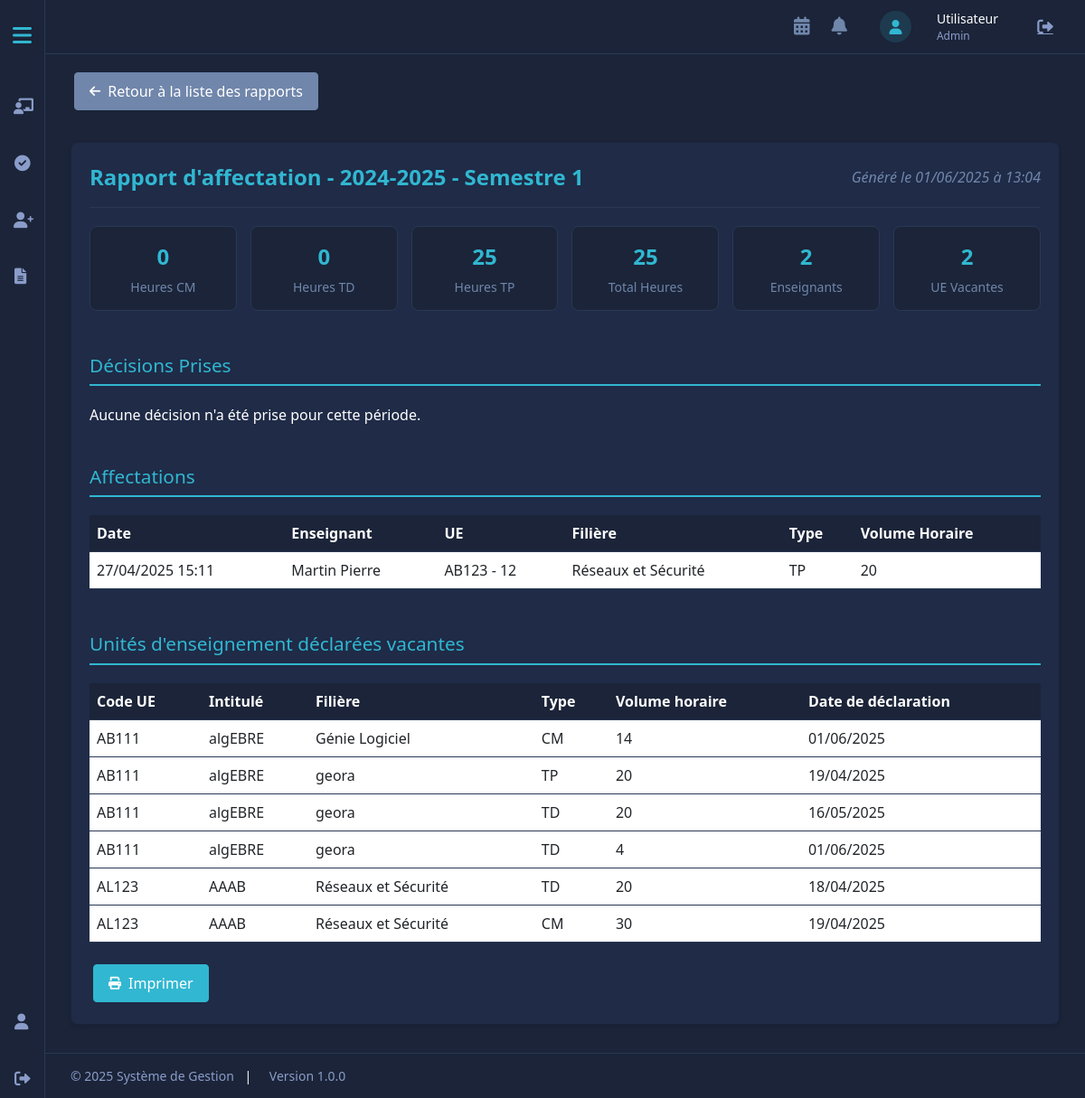
/projet_web_SF/chef_departement_interface/rapport_details.php?id=4 (signed in), run on the app's committed database.
### tables this page shows
CREATE TABLE `rapport_charge_departement` (
  `id` int(11) NOT NULL,
  `id_departement` int(11) NOT NULL,
  `annee_universitaire` varchar(10) NOT NULL,
  `semestre` int(11) NOT NULL,
  `total_heures_cm` float DEFAULT 0,
  `total_heures_td` float DEFAULT 0,
  `total_heures_tp` float DEFAULT 0,
  `total_heures` float DEFAULT 0,
  `nombre_enseignants` int(11) DEFAULT 0,
  `nombre_vacataires` int(11) DEFAULT 0,
  `date_generation` timestamp NOT NULL DEFAULT current_timestamp()
);

CREATE TABLE `historique_affectations` (
  `id` int(11) NOT NULL,
  `id_utilisateur` int(11) DEFAULT NULL,
  `nom_utilisateur` varchar(100) DEFAULT NULL,
  `role` enum('enseignant','coordonnateur','vacataire') NOT NULL,
  `id_unite_enseignement` int(11) DEFAULT NULL,
  `code_ue` varchar(20) DEFAULT NULL,
  `intitule_ue` varchar(100) DEFAULT NULL,
  `id_filiere` int(11) DEFAULT NULL,
  `nom_filiere` varchar(100) DEFAULT NULL,
  `id_departement` int(11) DEFAULT NULL,
  `nom_departement` varchar(100) DEFAULT NULL,
  `annee_universitaire` varchar(10) NOT NULL,
  `semestre` int(11) NOT NULL,
  `type_cours` enum('CM','TD','TP') NOT NULL,
  `volume_horaire` float NOT NULL,
  `statut` varchar(20) DEFAULT NULL,
  `date_affectation` timestamp NOT NULL DEFAULT current_timestamp(),
  `commentaire_chef` varchar(255) DEFAULT NULL
);

CREATE TABLE `utilisateurs` (
  `id` int(11) NOT NULL,
  `nom_utilisateur` varchar(50) NOT NULL,
  `email` varchar(100) NOT NULL,
  `mot_de_passe` varchar(255) NOT NULL,
  `prenom` varchar(50) NOT NULL,
  `nom` varchar(50) NOT NULL,
  `role` enum('admin','chef_departement','coordonnateur','enseignant','vacataire') NOT NULL,
  `specialite` varchar(100) DEFAULT NULL,
  `id_departement` int(11) DEFAULT NULL,
  `id_filiere` int(11) DEFAULT NULL,
  `date_creation` timestamp NOT NULL DEFAULT current_timestamp(),
  `date_modification` timestamp NOT NULL DEFAULT current_timestamp() ON UPDATE current_timestamp(),
  `derniere_connexion` timestamp NULL DEFAULT NULL,
  `actif` tinyint(1) DEFAULT 1,
  `date_changement_mdp` datetime DEFAULT NULL,
  `reset_token` VARCHAR(64) NULL,
  `reset_token_expiry` DATETIME NULL
);

CREATE TABLE `unites_enseignement` (
  `id` int(11) NOT NULL,
  `code` varchar(20) NOT NULL,
  `intitule` varchar(100) NOT NULL,
  `description` text DEFAULT NULL,
  `specialite` varchar(50) NOT NULL,
  `id_filiere` int(11) DEFAULT NULL,
  `id_departement` int(11) NOT NULL,
  `semestre` int(11) NOT NULL,
  `volume_horaire_cm` float DEFAULT 0,
  `volume_horaire_td` float DEFAULT 0,
  `volume_horaire_tp` float DEFAULT 0,
  `credits` int(11) NOT NULL,
  `annee_universitaire` varchar(10) NOT NULL,
  `id_responsable` int(11) DEFAULT NULL,
  `statut` enum('disponible','affecte','vacant') DEFAULT 'disponible',
  `date_creation` datetime DEFAULT current_timestamp(),
  `date_modification` datetime DEFAULT current_timestamp() ON UPDATE current_timestamp()
);

CREATE TABLE `filieres` (
  `id` int(11) NOT NULL,
  `nom` varchar(100) NOT NULL,
  `id_specialite` int(11) DEFAULT NULL,
  `description` text DEFAULT NULL,
  `id_coordonnateur` int(11) DEFAULT NULL,
  `date_creation` timestamp NOT NULL DEFAULT current_timestamp(),
  `id_departement` int(11) DEFAULT NULL
);

CREATE TABLE `unites_enseignement_vacantes` (
  `id` int(11) NOT NULL,
  `id_unite_enseignement` int(11) NOT NULL,
  `annee_universitaire` varchar(10) NOT NULL,
  `semestre` int(11) NOT NULL,
  `type_cours` enum('CM','TD','TP') NOT NULL,
  `volume_horaire` float NOT NULL,
  `date_declaration` timestamp NOT NULL DEFAULT current_timestamp(),
  `id_departement` int(11) DEFAULT NULL,
  `id_filiere` int(11) DEFAULT NULL
);

### projet_web_SF/chef_departement_interface/rapport_details.php (the view, shortened to what this page needs)
<?php
$pdo = connectDB();
$id_rapport = intval($_GET['id']);
$stmt = $pdo->prepare("
    SELECT * FROM rapport_charge_departement
    WHERE id = ?
");
$stmt->execute([$id_rapport]);
$rapport = $stmt->fetch(PDO::FETCH_ASSOC);
$stmt = $pdo->prepare("
    SELECT
        jd.*,
        u.nom as nom_decisionnaire,
        u.prenom as prenom_decisionnaire,
        CASE
            WHEN jd.type_entite = 'unite_enseignement' THEN ue.code
            WHEN jd.type_entite = 'utilisateur' THEN CONCAT(ut.nom, ' ', ut.prenom)
            WHEN jd.type_entite = 'voeux_professeurs' THEN CONCAT(ue.code, ' - ', f.nom)
            WHEN jd.type_entite = 'affectation' THEN CONCAT(ue.code, ' - ', f.nom)
            WHEN jd.type_entite = 'unite_vacante' THEN CONCAT(ue.code, ' - ', f.nom)
            ELSE jd.id_entite
        END as entite_concernee,
        CASE
            WHEN jd.type_entite = 'unite_enseignement' THEN ue.intitule
            WHEN jd.type_entite = 'utilisateur' THEN ut.role
            WHEN jd.type_entite IN ('voeux_professeurs', 'affectation', 'unite_vacante') THEN jd.commentaire
            ELSE jd.type_entite
        END as details_entite
    FROM journal_decisions jd
    LEFT JOIN utilisateurs u ON jd.id_utilisateur_decision = u.id
    LEFT JOIN unites_enseignement ue ON
        (jd.type_entite = 'unite_enseignement' AND jd.id_entite = ue.id) OR
        (jd.type_entite IN ('voeux_professeurs', 'affectation', 'unite_vacante') AND
         EXISTS (SELECT 1 FROM voeux_professeurs vp WHERE vp.id = jd.id_entite AND vp.id_ue = ue.id))
    LEFT JOIN utilisateurs ut ON jd.type_entite = 'utilisateur' AND jd.id_entite = ut.id
    LEFT JOIN filieres f ON
        (jd.type_entite IN ('voeux_professeurs', 'affectation', 'unite_vacante') AND
         EXISTS (SELECT 1 FROM voeux_professeurs vp WHERE vp.id = jd.id_entite AND vp.id_filiere = f.id))
    WHERE jd.id_utilisateur_decision = ?
    AND jd.date_decision BETWEEN CONCAT(SUBSTRING(?, 1, 4), '-09-01') AND CONCAT(SUBSTRING(?, 6, 4), '-08-31')
    ORDER BY jd.date_decision DESC
");
$stmt->execute([$_SESSION['user_id'], $rapport['annee_universitaire'], $rapport['annee_universitaire']]);
$decisions = $stmt->fetchAll(PDO::FETCH_ASSOC);
$stmt = $pdo->prepare("
    SELECT
        ha.*,
        u.nom as nom_enseignant, u.prenom as prenom_enseignant,
        ue.code as code_ue, ue.intitule as intitule_ue,
        f.nom as nom_filiere
    FROM historique_affectations ha
    JOIN utilisateurs u ON ha.id_utilisateur = u.id
    JOIN unites_enseignement ue ON ha.id_unite_enseignement = ue.id
    JOIN filieres f ON ha.id_filiere = f.id
    WHERE ha.id_departement = ?
    AND ha.annee_universitaire = ?
    AND ha.semestre = ?
    AND (
        (YEAR(ha.date_affectation) = ? AND MONTH(ha.date_affectation) >= 9)  -- Affectations de septembre à décembre
        OR
        (YEAR(ha.date_affectation) = ? AND MONTH(ha.date_affectation) <= 8)  -- Affectations de janvier à août
    )
    ORDER BY ha.date_affectation DESC
");
$annee_debut = substr($rapport['annee_universitaire'], 0, 4);
$annee_fin = substr($rapport['annee_universitaire'], 5, 4);
$stmt->execute([$rapport['id_departement'], $rapport['annee_universitaire'], $rapport['semestre'], $annee_debut, $annee_fin]);
$affectations = $stmt->fetchAll(PDO::FETCH_ASSOC);
$stmt = $pdo->prepare("
    SELECT
        ue.code, ue.intitule,
        f.nom as nom_filiere,
        uev.type_cours, uev.volume_horaire,
        uev.date_declaration
    FROM unites_enseignement_vacantes uev
    JOIN unites_enseignement ue ON uev.id_unite_enseignement = ue.id
    JOIN filieres f ON uev.id_filiere = f.id
    WHERE uev.id_departement = ?
    AND uev.semestre = ?
    ORDER BY ue.code, f.nom
");
$stmt->execute([$rapport['id_departement'], $rapport['semestre']]);
$details_vacants = $stmt->fetchAll(PDO::FETCH_ASSOC);
include 'header.php';
?>
<div class="main-container">
    <div class="content">
        <div class="container-fluid">
            <a href="generations_rapports_decisions.php" class="btn btn-secondary no-print" style="margin-bottom: 20px;">
                <i class="fas fa-arrow-left"></i> Retour à la liste des rapports
            </a>
            <div class="card">
                <div class="rapport-header">
                    <div class="rapport-title">
                        Rapport d'affectation - <?= htmlspecialchars($rapport['annee_universitaire']) ?> - Semestre <?= htmlspecialchars($rapport['semestre']) ?>
                    </div>
                    <div class="rapport-date">
                        Généré le <?= date('d/m/Y à H:i', strtotime($rapport['date_generation'])) ?>
                    </div>
                </div>
                <div class="stats-summary">
                    <div class="stat-item">
                        <div class="stat-value"><?= $rapport['total_heures_cm'] ?></div>
                        <div class="stat-label">Heures CM</div>
                    </div>
                    <div class="stat-item">
                        <div class="stat-value"><?= $rapport['total_heures_td'] ?></div>
                        <div class="stat-label">Heures TD</div>
                    </div>
                    <div class="stat-item">
                        <div class="stat-value"><?= $rapport['total_heures_tp'] ?></div>
                        <div class="stat-label">Heures TP</div>
                    </div>
                    <div class="stat-item">
                        <div class="stat-value"><?= $rapport['total_heures'] ?></div>
                        <div class="stat-label">Total Heures</div>
                    </div>
                    <div class="stat-item">
                        <div class="stat-value"><?= $rapport['nombre_enseignants'] ?></div>
                        <div class="stat-label">Enseignants</div>
                    </div>
                    <div class="stat-item">
                        <div class="stat-value"><?= $rapport['nombre_vacataires'] ?></div>
                        <div class="stat-label">UE Vacantes</div>
                    </div>
                </div>
                <div class="section-title">Décisions Prises</div>
                <?php if (empty($decisions)): ?>
                    <p>Aucune décision n'a été prise pour cette période.</p>
                <?php endif; ?>
                <div class="section-title">Affectations</div>
                <div class="table-responsive">
                    <table class="table">
                        <thead>
                            <tr>
                                <th>Date</th>
                                <th>Enseignant</th>
                                <th>UE</th>
                                <th>Filière</th>
                                <th>Type</th>
                                <th>Volume Horaire</th>
                            </tr>
                        </thead>
                        <tbody>
                            <?php foreach ($affectations as $affectation): ?>
                                <tr>
                                    <td><?= date('d/m/Y H:i', strtotime($affectation['date_affectation'])) ?></td>
                                    <td><?= htmlspecialchars($affectation['nom_enseignant'] . ' ' . $affectation['prenom_enseignant']) ?></td>
                                    <td><?= htmlspecialchars($affectation['code_ue'] . ' - ' . $affectation['intitule_ue']) ?></td>
                                    <td><?= htmlspecialchars($affectation['nom_filiere']) ?></td>
                                    <td><?= htmlspecialchars($affectation['type_cours']) ?></td>
                                    <td><?= $affectation['volume_horaire'] ?></td>
                                </tr>
                            <?php endforeach; ?>
                        </tbody>
                    </table>
                </div>
                <div class="section-title">Unités d'enseignement déclarées vacantes</div>
                <?php if (empty($details_vacants)): ?>
                    <p>Aucune unité d'enseignement n'a été déclarée vacante pour cette période.</p>
                <?php else: ?>
                    <div class="table-responsive">
                        <table class="table">
                            <thead>
                                <tr>
                                    <th>Code UE</th>
                                    <th>Intitulé</th>
                                    <th>Filière</th>
                                    <th>Type</th>
                                    <th>Volume horaire</th>
                                    <th>Date de déclaration</th>
                                </tr>
                            </thead>
                            <tbody>
                                <?php foreach ($details_vacants as $vacant): ?>
                                    <tr>
                                        <td><?= htmlspecialchars($vacant['code']) ?></td>
                                        <td><?= htmlspecialchars($vacant['intitule']) ?></td>
                                        <td><?= htmlspecialchars($vacant['nom_filiere']) ?></td>
                                        <td><?= htmlspecialchars($vacant['type_cours']) ?></td>
                                        <td><?= $vacant['volume_horaire'] ?></td>
                                        <td><?= date('d/m/Y', strtotime($vacant['date_declaration'])) ?></td>
                                    </tr>
                                <?php endforeach; ?>
                            </tbody>
                        </table>
                    </div>
                <?php endif; ?>
                <div class="print-button">
                    <button class="btn btn-primary no-print" onclick="window.print()">
                        <i class="fas fa-print"></i> Imprimer
                    </button>
                </div>
            </div>
        </div>
    </div>
</div>

### projet_web_SF/chef_departement_interface/header.php (style rules this page uses)
:root { --primary-bg: #1B2438; --secondary-bg: #1F2B47; --accent-color: #31B7D1; --text-color: #FFFFFF; --text-muted: #7086AB; --border-color: #2A3854; --header-bg: var(--secondary-bg); --top-nav-height: 60px; --footer-height: 50px; --sidebar-width-collapsed: 50px; --sidebar-width-expanded: 250px; --spacing-xs: 0.25rem; --spacing-sm: 0.5rem; --spacing-md: 1rem; --spacing-lg: 1.5rem; --spacing-xl: 2rem; --content-padding: var(--spacing-md); --section-margin: var(--spacing-md); --card-padding: var(--spacing-md); --form-spacing: var(--spacing-md); }
* { margin: 0; padding: 0; box-sizing: border-box; }
body { background-color: var(--primary-bg); color: var(--text-color); font-family: system-ui, -apple-system, "Segoe UI", Roboto, sans-serif; min-height: 100vh; display: flex; flex-direction: column; }
.container-fluid { width: 100%; }
.main-container { margin-left: var(--sidebar-width-collapsed); padding-top: var(--top-nav-height); padding-bottom: var(--footer-height); flex: 1; min-height: 100vh; transition: margin-left 0.3s ease; overflow-y: auto; }
.content { padding: var(--content-padding); min-height: calc(100vh - var(--top-nav-height) - var(--footer-height)); }
.card { margin-bottom: var(--section-margin); padding: var(--card-padding); }
.table { margin-bottom: var(--spacing-lg); }
.btn { padding: var(--spacing-sm) var(--spacing-md); margin: var(--spacing-xs); }

### projet_web_SF/chef_departement_interface/rapport_details.php (style rules this page uses)
.card { background: var(--secondary-bg); border-radius: 8px; box-shadow: 0 2px 5px rgba(0,0,0,0.1); margin: 15px 0; padding: 20px; color: var(--text-color); }
.rapport-header { display: flex; justify-content: space-between; align-items: center; margin-bottom: 20px; padding-bottom: 15px; border-bottom: 1px solid var(--border-color); }
.rapport-title { font-size: 1.5em; font-weight: bold; color: var(--accent-color); }
.rapport-date { font-style: italic; color: var(--text-muted); }
.stats-summary { display: flex; flex-wrap: wrap; gap: 15px; margin-bottom: 20px; }
.stat-item { background: var(--primary-bg); padding: 15px; border-radius: 8px; flex: 1; min-width: 150px; text-align: center; border: 1px solid var(--border-color); }
.stat-value { font-size: 24px; font-weight: bold; color: var(--accent-color); margin-bottom: 5px; }
.stat-label { font-size: 14px; color: var(--text-muted); }
.section-title { font-size: 1.3em; margin: 25px 0 20px; color: var(--accent-color); border-bottom: 2px solid var(--accent-color); padding-bottom: 5px; }
.table { color: var(--text-color); margin-bottom: 20px; }
.table thead th { background-color: var(--primary-bg); color: var(--text-color); border-color: var(--border-color); }
.table td { border-color: var(--border-color); }
.btn { display: inline-flex; align-items: center; gap: 8px; padding: 8px 16px; border-radius: 4px; font-weight: 500; transition: all 0.2s; }
.btn i { font-size: 14px; }
.btn-primary { background-color: var(--accent-color); border-color: var(--accent-color); }
.btn-secondary { background-color: var(--text-muted); border-color: var(--text-muted); }

### data on the page
rapport_charge_departement: annee_universitaire "2024-2025", semestre "1", date_generation "01/06/2025 à 13:04", total_heures_cm "0", total_heures_td "0", total_heures_tp "25", total_heures "25", nombre_enseignants "2", nombre_vacataires "2"
historique_affectations: date_affectation "27/04/2025 15:11", id_utilisateur.prenom "Martin Pierre", unites_enseignement.code+intitule "AB123 - 12", id_filiere.nom "Réseaux et Sécurité", type_cours "TP", volume_horaire "20"
unites_enseignement_vacantes: id_unite_enseignement.code "AB111", id_unite_enseignement.intitule "algEBRE", id_filiere.nom "Génie Logiciel", type_cours "CM", volume_horaire "14", date_declaration "01/06/2025"
unites_enseignement_vacantes: id_unite_enseignement.code "AB111", id_unite_enseignement.intitule "algEBRE", id_filiere.nom "geora", type_cours "TP", volume_horaire "20", date_declaration "19/04/2025"
unites_enseignement_vacantes: id_unite_enseignement.code "AB111", id_unite_enseignement.intitule "algEBRE", id_filiere.nom "geora", type_cours "TD", volume_horaire "20", date_declaration "16/05/2025"
unites_enseignement_vacantes: id_unite_enseignement.code "AB111", id_unite_enseignement.intitule "algEBRE", id_filiere.nom "geora", type_cours "TD", volume_horaire "4", date_declaration "01/06/2025"
unites_enseignement_vacantes: id_unite_enseignement.code "AL123", id_unite_enseignement.intitule "AAAB", id_filiere.nom "Réseaux et Sécurité", type_cours "TD", volume_horaire "20", date_declaration "18/04/2025"
unites_enseignement_vacantes: id_unite_enseignement.code "AL123", id_unite_enseignement.intitule "AAAB", id_filiere.nom "Réseaux et Sécurité", type_cours "CM", volume_horaire "30", date_declaration "19/04/2025"

### other printed values
$user_fullname "Utilisateur"
$_SESSION['role'] "Admin"
